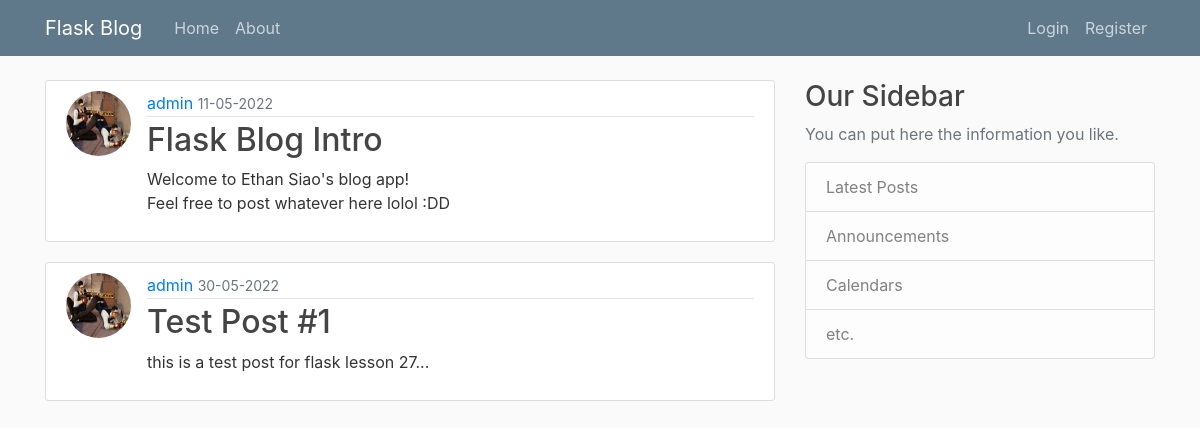
Page /home on the earlier database version.
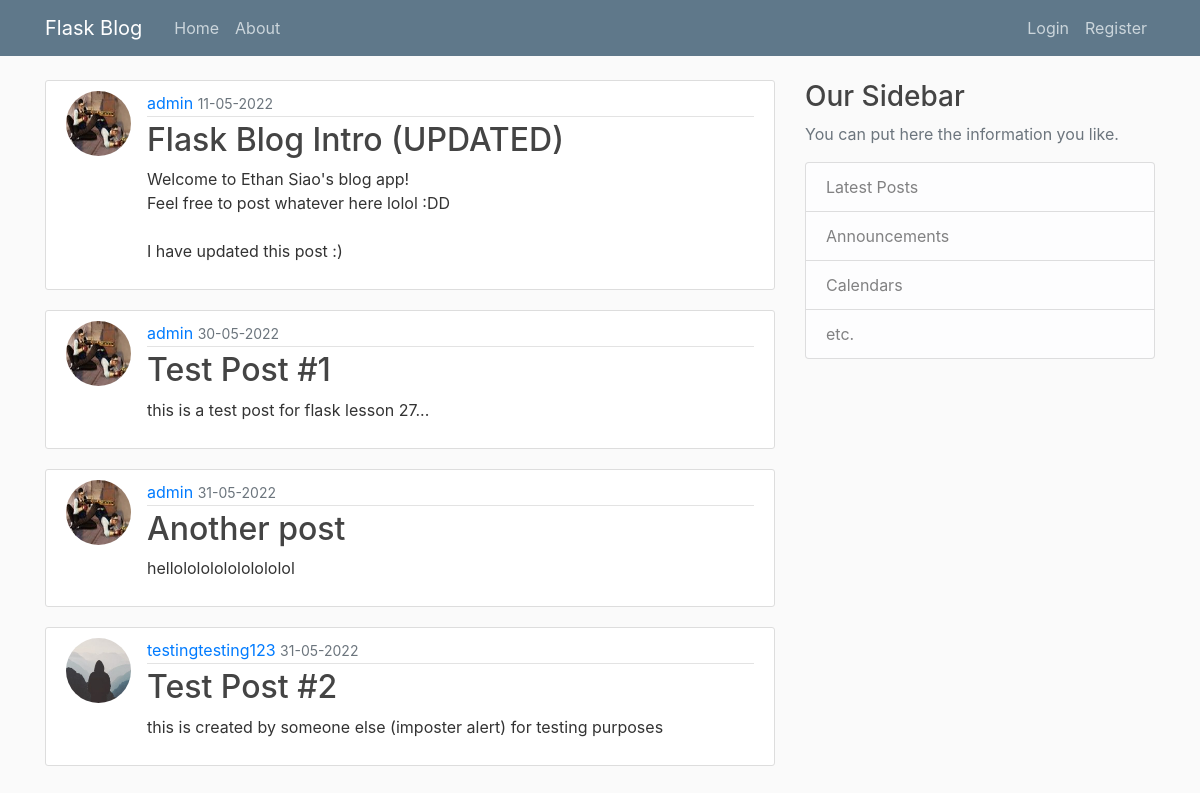
Same page on the later database version.
### main_app/models.py (models this page shows, shortened)
class Post(db.Model):
    id = db.Column(db.Integer, primary_key=True)
    title = db.Column(db.String(100), nullable=False)
    date_posted = db.Column(db.DateTime, nullable=False, default=datetime.utcnow) # imported from datetime, sets date and time of post to that instant
    content = db.Column(db.Text, nullable=False)
    user_id = db.Column(db.Integer, db.ForeignKey('user.id'), nullable=False)

class User(db.Model, UserMixin):
    id = db.Column(db.Integer, primary_key=True)
    username = db.Column(db.String(20), unique=True, nullable=False) # false null makes some sort of imput compulsory
    email = db.Column(db.String(120), unique=True, nullable=False)
    image_file = db.Column(db.String(20), nullable=False, default='default.jpg') # default profile picture is set if there's nothing
    password = db.Column(db.String(60), nullable=False)
    posts = db.relationship('Post', backref='author', lazy=True) # relationship (two way) pulls out information from User or Post class

### main_app/routes.py (the view)
@app.route("/")
@app.route("/home")
def home():
    posts = Post.query.all()
    return render_template('home.html', posts=posts) # sends in parameter for blog posts

### main_app/templates/home.html
{% extends "layout.html" %}
{% block content %}
    {% for post in posts %}
        <article class="media content-section">
            <img class="rounded-circle article-img" src="{{ url_for('static', filename='profile_pics/' + post.author.image_file) }}">
            <div class="media-body">
                <div class="article-metadata">
                    <a class-"mr-2" href="#"> {{ post.author.username }} </a>
                    <small class="text-muted"> {{ post.date_posted.strftime('%d-%m-%Y') }} </small>
                </div>
                <h2><a class="article-title" href="{{ url_for('post', post_id=post.id) }}"> {{ post.title }} </a></h2>
                <p class="article-content"> {{ post.content }} </p>
            </div>
        </article>
    {% endfor %}
{% endblock content %}

### main_app/templates/layout.html (shortened to what this page needs)
<!DOCTYPE html>
<html lang="en">
    <head>
        <link rel="stylesheet" href="https://cdn.jsdelivr.net/npm/bootstrap@4.6.1/dist/css/bootstrap.min.css">
        <link rel="stylesheet" type="text/css" href="{{ url_for('static', filename='main.css') }}">
    </head>
    <body>
        <header class="site-header">
            <nav class="navbar navbar-expand-md navbar-dark bg-steel fixed-top">
                <div class="container">
                    <a class="navbar-brand mr-4" href="/">Flask Blog</a>
                    <div class="collapse navbar-collapse" id="navbarToggle">
                        <div class="navbar-nav mr-auto">
                            <a class="nav-item nav-link" href="{{ url_for('home') }}">Home</a>
                            <a class="nav-item nav-link" href="{{ url_for('about') }}">About</a>
                        </div>
                        <div class="navbar-nav">
                            {% if current_user.is_authenticated %}
                            <a class="nav-item nav-link" href="{{ url_for('new_post') }}">New Post</a>
                            <a class="nav-item nav-link" href="{{ url_for('account') }}">Account</a>
                            <a class="nav-item nav-link" href="{{ url_for('logout') }}">Logout</a>
                            {% else %}
                                <a class="nav-item nav-link" href="{{ url_for('login') }}">Login</a>
                                <a class="nav-item nav-link" href="{{ url_for('register') }}">Register</a>
                            {% endif %}
                        </div>
                    </div>
                </div>
            </nav>
        </header>
        <main role="main" class="container">
            <div class="row">
                <div class="col-md-8">
                    {% block content %}{% endblock %}
                </div>
                <div class="col-md-4">
                    <div class="content-selection">
                        <h3>Our Sidebar</h3>
                        <p class='text-muted'>You can put here the information you like.
                            <ul class="list-group">
                                <li class="list-group-item list-group-item-light">Latest Posts</li>
                                <li class="list-group-item list-group-item-light">Announcements</li>
                                <li class="list-group-item list-group-item-light">Calendars</li>
                                <li class="list-group-item list-group-item-light">etc.</li>
                            </ul>
                        </p>
                    </div>
                </div>
            </div>
        </main>
    </body>
</html>

### main_app/static/main.css (style rules this page uses)
body { background: #fafafa; color: #333333; margin-top: 5rem; }
h1, h2, h3, h4, h5, h6 { color: #444444; }
.bg-steel { background-color: #5f788a; }
.site-header .navbar-nav .nav-link { color: #cbd5db; }
.content-section { background: #ffffff; padding: 10px 20px; border: 1px solid #dddddd; border-radius: 3px; margin-bottom: 20px; }
.article-title { color: #444444; }
.article-content { white-space: pre-line; }
.article-img { height: 65px; width: 65px; margin-right: 16px; }
.article-metadata { padding-bottom: 1px; margin-bottom: 4px; border-bottom: 1px solid #e3e3e3 }

Differences in the rows shown:
changed Post: title "Flask Blog Intro" → "Flask Blog Intro (UPDATED)"; content "Welcome to Ethan Siao's blog app! Feel free to post whatever here lolol :DD" → "Welcome to Ethan Siao's blog app! Feel free to post whatever here lolol :DD I have updated this post :)"
added Post: image_file (picture), author.username "admin", date_posted "31-05-2022", title "Another post", content "hellololololololololol"
added Post: image_file (placeholder picture), author.username "testingtesting123", date_posted "31-05-2022", title "Test Post #2", content "this is created by someone else (imposter alert) for testing purposes"
